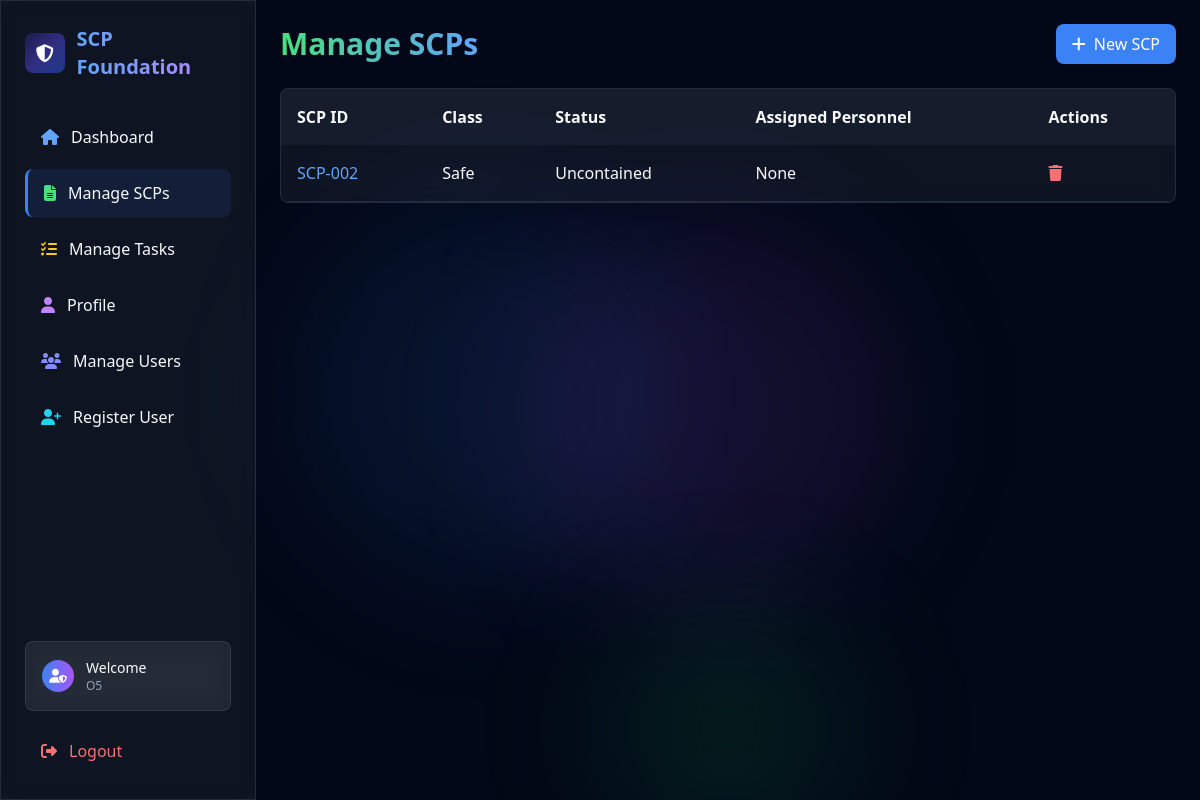
Screenshot of /scp (signed in) with the database file from the repository.
### tables this page shows
CREATE TABLE scps (
            id INTEGER PRIMARY KEY AUTOINCREMENT,
            scp_id TEXT UNIQUE NOT NULL,
            class TEXT NOT NULL,
            containment_status TEXT NOT NULL,
            description TEXT,
            assigned_to INTEGER,
            FOREIGN KEY (assigned_to) REFERENCES users(id)
        );

### app.py (the view)
    def wrap(*args, **kwargs):
        if 'user_id' not in session:
            flash('Please log in first.', 'error')
            return redirect(url_for('login'))
        return f(*args, **kwargs)

### app.py (called while the page is built, shortened)
def get_db():
    conn = sqlite3.connect('scp.db')
    conn.row_factory = sqlite3.Row
    return conn

def login_required(f):
    def wrap(*args, **kwargs):
        if 'user_id' not in session:
            flash('Please log in first.', 'error')
            return redirect(url_for('login'))
        return f(*args, **kwargs)
    wrap.__name__ = f.__name__
    return wrap

@app.route('/scp', methods=['GET', 'POST'])
@login_required
def manage_scp():
    if session.get('role') not in ['O5', 'Scientist']:
        flash('Access denied.', 'error')
        return redirect(url_for('dashboard'))
    with get_db() as conn:
        c = conn.cursor()
        c.execute('SELECT s.*, GROUP_CONCAT(u.username) as assigned_users FROM scps s LEFT JOIN scp_assignments sa ON s.id = sa.scp_id LEFT JOIN users u ON sa.user_id = u.id GROUP BY s.id')
        scps = c.fetchall()
        c.execute('SELECT id, username FROM users WHERE role IN ("Scientist", "Security")')
        users = c.fetchall()
    return render_template('scp.html', scps=scps, users=users)

### templates/scp.html (shortened to what this page needs)
{% extends "base.html" %} {% block title %}Manage SCPs{% endblock %} {% block
content %}
<div id="manage-scps-section" class="section">
  <div class="flex items-center justify-between mb-6">
    <h1
      class="text-3xl font-bold bg-gradient-to-r from-green-400 to-blue-400 bg-clip-text text-transparent"
    >
    </h1>
    {% if role in ['O5', 'Scientist'] %}
    <button
      onclick="showNewScpModal()"
      class="px-4 py-2 bg-blue-500 hover:bg-blue-600 text-white rounded-lg transition-colors"
    >
      <i class="fas fa-plus mr-2"></i>New SCP
    </button>
    {% endif %}
  </div>
  <div class="glass-effect rounded-lg border overflow-hidden">
    <div class="overflow-x-auto">
      <table class="w-full">
        <thead class="bg-accent/50">
          <tr>
            <th class="p-4 text-left">SCP ID</th>
            <th class="p-4 text-left">Class</th>
            <th class="p-4 text-left">Status</th>
            <th class="p-4 text-left">Assigned Personnel</th>
            <th class="p-4 text-left">Actions</th>
          </tr>
        </thead>
        <tbody id="scpTableBody">
          {% for scp in scps %}
          <tr class="border-b border-muted">
            <td class="p-4">
              <a
                href="{{ url_for('scp_profile', scp_id=scp['scp_id']) }}"
                class="text-blue-400 hover:underline"
                >{{ scp['scp_id'] }}</a
              >
            </td>
            <td class="p-4">{{ scp['class'] }}</td>
            <td class="p-4">{{ scp['containment_status'] }}</td>
            <td class="p-4">{{ scp['assigned_users'] or 'None' }}</td>
            <td class="p-4">
              {% if role == 'O5' %}
              <form
                action="{{ url_for('delete_scp', scp_id=scp['scp_id']) }}"
                method="POST"
                class="inline"
              >
                <button type="submit" class="text-red-400 hover:text-red-600">
                  <i class="fas fa-trash"></i>
                </button>
              </form>
              {% endif %}
            </td>
          </tr>
          {% endfor %}
        </tbody>
      </table>
    </div>
  </div>
</div>
{% endblock %}

### templates/base.html (style rules this page uses)
.glass-effect { background: rgba(255, 255, 255, 0.05); backdrop-filter: blur(10px); border: 1px solid rgba(255, 255, 255, 0.1); }

### rows the page displays
scps: scp_id "SCP-002", class "Safe", containment_status "Uncontained", scp "None"

### other values shown
{{ role }} "O5"
